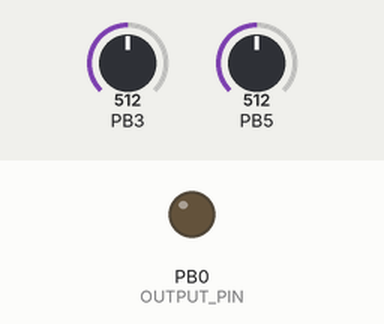
Bench run of a program on a simulated ATtiny13, built with avr-gcc and emulated at 0.15 MHz. Shown: output pins drawn as LEDs (lit = HIGH). Inputs (shaded band) come from the test bench; at power-on: PB3 = 512, PB5 = 512.

Above: at 0.1 s.
At 59.1 s:
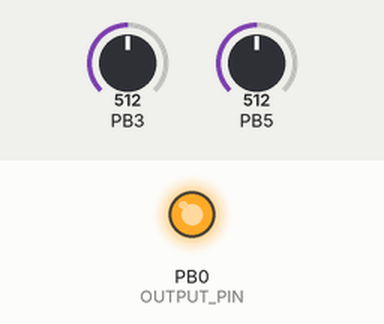
Timing chart, 0 to 60.6 s (numbered marks = the images above):
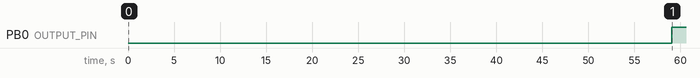

The program:

main.c
```c
// (licence header left out)
#ifdef __CODEVISIONAVR__
#include <io.h>
#include <delay.h>
#else
#include <avr/io.h>
#include <avr/interrupt.h>
#include <util/atomic.h>
#include <util/delay.h>
#include <avr/sleep.h>
#endif

#include <stdbool.h>
#include <stdint.h>

#define TIMER_INC_IN_HRS  2
#define TIMER_MAX         12
#define TIMER_INC_STEPS   ((TIMER_MAX/TIMER_INC_IN_HRS) - 1)
#define TIMER_NOOF_SECS_IN_1HR  3612/*(3600 / 0.99669)*/

#define TIMER_ADC_STEPS   (1023 / TIMER_INC_STEPS)

#define TIMEOUT_IN_SECS (((gu16Timer_Value / TIMER_ADC_STEPS) + 1) * TIMER_INC_IN_HRS * TIMER_NOOF_SECS_IN_1HR)

#define OUTPUT_PIN  PORTB0

#define INPUT_LDR_DARK_MAX  300
#define INPUT_LDR_BRIGHT_MIN  30

#define INPUT_LDR_CHG_VALUE 20
#define INPUT_LDR_CHG_VALUE_POS (1 * INPUT_LDR_CHG_VALUE)
#define INPUT_LDR_CHG_VALUE_NEG (-1 * INPUT_LDR_CHG_VALUE)

typedef enum
{
  Sig_No_Chg,
  Sig_Rising,
  Sig_Falling
}SIG_LEVEL_CHG;

volatile uint16_t gu16CurrTimeInSecs = 0;
volatile uint16_t gu16LDR_Value = 0;
volatile uint16_t gu16LDR_T_minus_60_Value = 0;
volatile uint16_t gu16LDR_T_minus_0_Value = 0;
volatile uint16_t gu16Timer_Value = 0;

// Timer 0 overflow interrupt service routine
#ifdef __CODEVISIONAVR__
interrupt [TIM0_OVF] void timer0_ovf_isr(void)
#else
ISR(TIM0_OVF_vect)
#endif
{
  static uint8_t u8_Minute_Counter = 59;

  TCNT0=0x6E;

  gu16CurrTimeInSecs++;

  u8_Minute_Counter--;
  if (u8_Minute_Counter == 0)
  {
    u8_Minute_Counter = 59;
    gu16LDR_T_minus_60_Value = gu16LDR_T_minus_0_Value;
    gu16LDR_T_minus_0_Value = gu16LDR_Value;
  }
}

// Bandgap Voltage Reference: Off
#define ADC_VREF_TYPE ((0<<REFS0) | (0<<ADLAR))

// ADC interrupt service routine
// with auto input scanning
#ifdef __CODEVISIONAVR__
interrupt [ADC_INT] void adc_isr(void)
#else
ISR(ADC_vect)
#endif
{
  static bool bWhich_ADC_Ch = 0;

  if (bWhich_ADC_Ch)
  {
    gu16Timer_Value = ADCW;
    ADMUX = 3;
    bWhich_ADC_Ch = 0;
  }
  else
  {
    gu16LDR_Value = ADCW;
    ADMUX = 0;
    bWhich_ADC_Ch = 1;
  }

  // Delay needed for the stabilization of the ADC input voltage
  #ifdef __CODEVISIONAVR__
  delay_us(10);
  #else
  _delay_us(10);
  #endif
}

void Output_State_On(void)
{
  PORTB |= (1 << OUTPUT_PIN);
  gu16CurrTimeInSecs = 0;

  gu16LDR_T_minus_0_Value = gu16LDR_T_minus_60_Value = 0xFFFF;
}

void Output_State_Off(void)
{
  PORTB &= ~(1 << OUTPUT_PIN);

  gu16LDR_T_minus_0_Value = gu16LDR_T_minus_60_Value = 0xFFFF;
}

void main(void)
{
  bool bIsOffbyTimeOut = false;
  uint16_t u16TimeOutInSecs;

  // Crystal Oscillator division factor: 64
  CLKPR=(1<<CLKPCE);
  CLKPR=(0<<CLKPCE) | (0<<CLKPS3) | (1<<CLKPS2) | (1<<CLKPS1) | (0<<CLKPS0);

  DDRB=(0<<DDB5) | (0<<DDB4) | (0<<DDB3) | (0<<DDB2) | (0<<DDB1) | (1<<DDB0);
  PORTB=(0<<PORTB5) | (0<<PORTB4) | (0<<PORTB3) | (0<<PORTB2) | (0<<PORTB1) | (0<<PORTB0);

  // Timer/Counter 0 initialization
  // Clock source: System Clock
  // Clock value: 0.146 kHz
  // Mode: Normal top=0xFF
  // OC0A output: Disconnected
  // OC0B output: Disconnected
  // Timer Period: 0.99669 s
  TCCR0A=(0<<COM0A1) | (0<<COM0A0) | (0<<COM0B1) | (0<<COM0B0) | (0<<WGM01) | (0<<WGM00);
  TCCR0B=(0<<WGM02) | (1<<CS02) | (0<<CS01) | (1<<CS00);
  TCNT0=0x6E;
  OCR0A=0x00;
  OCR0B=0x00;

  // Timer/Counter 0 Interrupt(s) initialization
  TIMSK0=(0<<OCIE0B) | (0<<OCIE0A) | (1<<TOIE0);

  // External Interrupt(s) initialization
  // INT0: Off
  // Interrupt on any change on pins PCINT0-5: Off
  GIMSK=(0<<INT0) | (0<<PCIE);
  MCUCR=(0<<ISC01) | (0<<ISC00);

  // Analog Comparator initialization
  // Analog Comparator: Off
  // The Analog Comparator's positive input is
  // connected to the AIN0 pin
  // The Analog Comparator's negative input is
  // connected to the AIN1 pin
  ACSR=(1<<ACD) | (0<<ACBG) | (0<<ACO) | (0<<ACI) | (0<<ACIE) | (0<<ACIS1) | (0<<ACIS0);
  // Digital input buffer on AIN0: On
  // Digital input buffer on AIN1: On
  DIDR0=(0<<AIN0D) | (0<<AIN1D);

  // ADC initialization
  // ADC Clock frequency: 75.000 kHz
  // ADC Bandgap Voltage Reference: Off
  // ADC Auto Trigger Source: Timer0 Overflow
  // Digital input buffers on ADC0: On, ADC1: Off, ADC2: Off, ADC3: On
  DIDR0|=(1<<ADC0D) | (0<<ADC2D) | (1<<ADC3D) | (0<<ADC1D);
  ADMUX=3;
  ADCSRB=(1<<ADTS2) | (0<<ADTS1) | (0<<ADTS0);
  ADCSRA=(1<<ADEN) | (0<<ADSC) | (1<<ADATE) | (0<<ADIF) | (1<<ADIE) | (0<<ADPS2) | (0<<ADPS1) | (1<<ADPS0);

  #ifdef __CODEVISIONAVR__

  #else
  set_sleep_mode(SLEEP_MODE_IDLE);
  #endif

  while (1)
  {
    #ifdef __CODEVISIONAVR__
    #asm("cli")
    #else
    cli();
    #endif

    SIG_LEVEL_CHG sigState;
    int16_t sDiff = gu16LDR_T_minus_0_Value - gu16LDR_T_minus_60_Value;
    u16TimeOutInSecs = TIMEOUT_IN_SECS;
    if (sDiff >= INPUT_LDR_CHG_VALUE_POS)
    {
      sigState = Sig_Rising;
    }
    else if (sDiff <= INPUT_LDR_CHG_VALUE_NEG)
    {
      sigState = Sig_Falling;
    }
    else if ((gu16LDR_T_minus_0_Value == 0xFFFF) || (gu16LDR_T_minus_60_Value == 0xFFFF))
    {
      sigState = Sig_No_Chg;
    }

    if ((PORTB & (1 << OUTPUT_PIN)) == 0)
    {
      if ((sigState == Sig_Rising) && (gu16LDR_Value > INPUT_LDR_DARK_MAX))
      {
        Output_State_On();
      }
    }
    else
    {
      if (((sigState == Sig_Falling) && (gu16LDR_Value < INPUT_LDR_BRIGHT_MIN)) || (gu16CurrTimeInSecs >= u16TimeOutInSecs))
      {
        Output_State_Off();
      }
    }

    #ifdef __CODEVISIONAVR__
    #asm("sei")
    #else
    sei();
    //sleep_mode();
    #endif

    _delay_ms(1000);
  }
}
```

Measured:
- by itself, PB0 (OUTPUT_PIN): LOW → HIGH at 59.1 s
